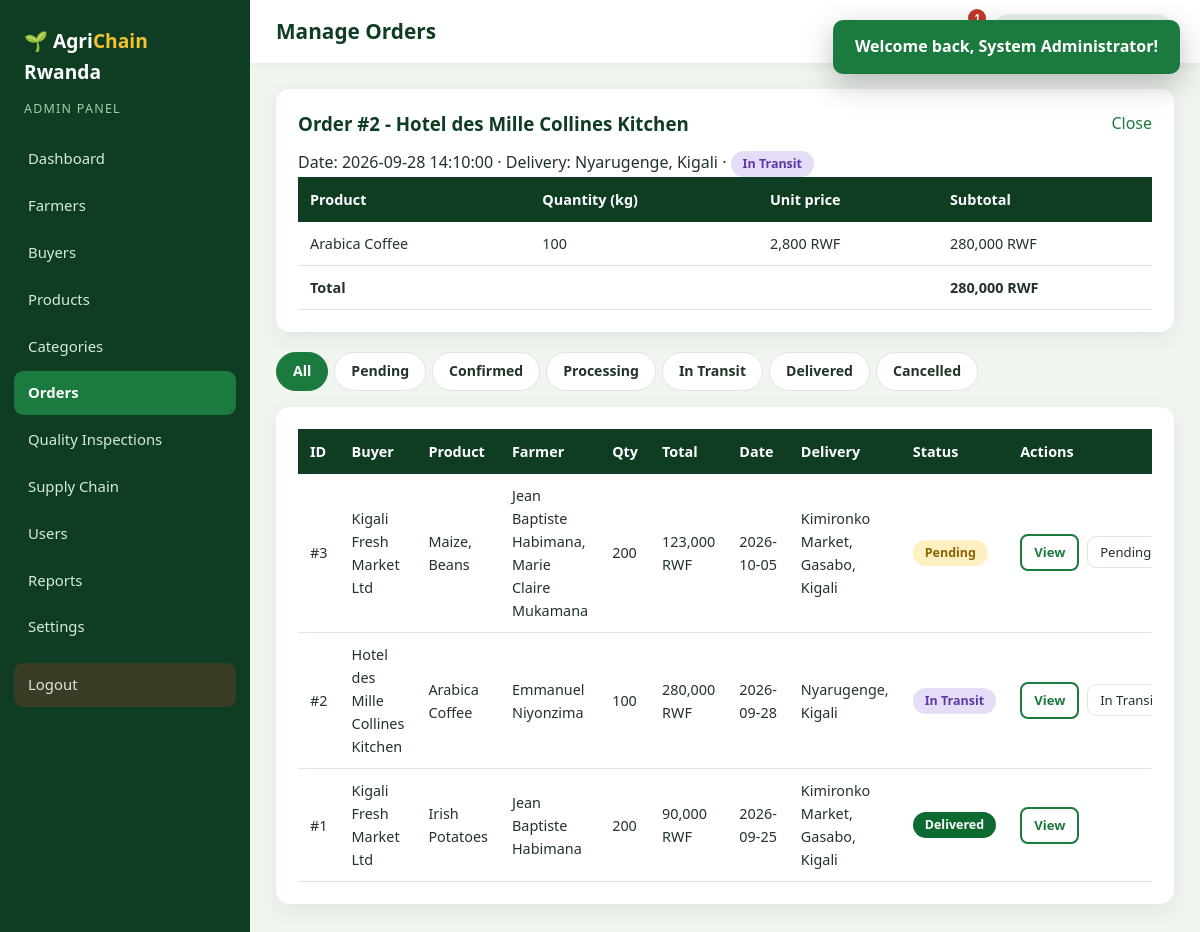
/admin/orders.php?view=2 (signed in), run on the app's committed database.
### tables this page shows
CREATE TABLE orders (
    id INT AUTO_INCREMENT PRIMARY KEY,
    buyer_id INT NOT NULL,
    order_date TIMESTAMP NOT NULL DEFAULT CURRENT_TIMESTAMP,
    delivery_location VARCHAR(150) NOT NULL,
    total_amount DECIMAL(12,2) NOT NULL DEFAULT 0.00,
    status ENUM('Pending','Confirmed','Processing','In Transit','Delivered','Cancelled') NOT NULL DEFAULT 'Pending',
    FOREIGN KEY (buyer_id) REFERENCES buyers(id) ON DELETE CASCADE
);

CREATE TABLE buyers (
    id INT AUTO_INCREMENT PRIMARY KEY,
    user_id INT NOT NULL UNIQUE,
    location_id INT NOT NULL,
    company_name VARCHAR(150) NOT NULL,
    contact_person VARCHAR(120) NOT NULL,
    business_type VARCHAR(80) NOT NULL,
    created_at TIMESTAMP NOT NULL DEFAULT CURRENT_TIMESTAMP,
    FOREIGN KEY (user_id) REFERENCES users(id) ON DELETE CASCADE,
    FOREIGN KEY (location_id) REFERENCES locations(id)
);

CREATE TABLE order_items (
    id INT AUTO_INCREMENT PRIMARY KEY,
    order_id INT NOT NULL,
    product_id INT NOT NULL,
    quantity_kg DECIMAL(10,2) NOT NULL,
    unit_price DECIMAL(10,2) NOT NULL,
    subtotal DECIMAL(12,2) NOT NULL,
    FOREIGN KEY (order_id)   REFERENCES orders(id)   ON DELETE CASCADE,
    FOREIGN KEY (product_id) REFERENCES products(id) ON DELETE CASCADE
);

CREATE TABLE products (
    id INT AUTO_INCREMENT PRIMARY KEY,
    farmer_id INT NOT NULL,
    category_id INT NOT NULL,
    location_id INT NOT NULL,
    name VARCHAR(100) NOT NULL,
    description TEXT NULL,
    quantity_kg DECIMAL(10,2) NOT NULL DEFAULT 0.00,
    price_per_kg DECIMAL(10,2) NOT NULL,
    image VARCHAR(255) NULL,
    quality_grade ENUM('A','B','C','Pending') NOT NULL DEFAULT 'Pending',
    availability ENUM('Available','Low Stock','Sold Out') NOT NULL DEFAULT 'Available',
    created_at TIMESTAMP NOT NULL DEFAULT CURRENT_TIMESTAMP,
    FOREIGN KEY (farmer_id)   REFERENCES farmers(id)    ON DELETE CASCADE,
    FOREIGN KEY (category_id) REFERENCES categories(id),
    FOREIGN KEY (location_id) REFERENCES locations(id)
);

### admin/orders.php (the view, shortened to what this page needs)
<?php
$statuses = ['Pending','Confirmed','Processing','In Transit','Delivered','Cancelled'];
$filter = in_array($_GET['status'] ?? '', $statuses) ? $_GET['status'] : '';
$sql = "SELECT o.*, b.company_name, GROUP_CONCAT(p.name SEPARATOR ', ') AS products, GROUP_CONCAT(DISTINCT fu.full_name SEPARATOR ', ') AS farmers, SUM(oi.quantity_kg) AS qty
        FROM orders o JOIN buyers b ON o.buyer_id=b.id JOIN order_items oi ON oi.order_id=o.id JOIN products p ON oi.product_id=p.id
        JOIN farmers f ON p.farmer_id=f.id JOIN users fu ON f.user_id=fu.id " . ($filter ? "WHERE o.status=? " : "") . "GROUP BY o.id ORDER BY o.id DESC";
$orders = $filter ? db_all($sql, 's', [$filter]) : db_all($sql);
$view = isset($_GET['view']) ? db_one("SELECT o.*, b.company_name FROM orders o JOIN buyers b ON o.buyer_id=b.id WHERE o.id=?", 'i', [(int)$_GET['view']]) : null;
require_once __DIR__ . '/../includes/dash_header.php';
?>
<?php if ($view): $items = db_all("SELECT oi.*, p.name FROM order_items oi JOIN products p ON oi.product_id=p.id WHERE oi.order_id=?", 'i', [$view['id']]); ?>
<div class="panel"><div class="panel-head"><h3>Order #<?= $view['id'] ?> - <?= e($view['company_name']) ?></h3><a href="orders.php">Close</a></div>
<p>Date: <?= e($view['order_date']) ?> &middot; Delivery: <?= e($view['delivery_location']) ?> &middot; <?= status_badge($view['status']) ?></p>
<div class="table-wrap"><table class="table"><thead><tr><th>Product</th><th>Quantity (kg)</th><th>Unit price</th><th>Subtotal</th></tr></thead><tbody>
<?php foreach ($items as $it): ?><tr><td><?= e($it['name']) ?></td><td><?= number_format($it['quantity_kg']) ?></td><td><?= money($it['unit_price']) ?></td><td><?= money($it['subtotal']) ?></td></tr><?php endforeach; ?>
<tr><td colspan="3"><b>Total</b></td><td><b><?= money($view['total_amount']) ?></b></td></tr></tbody></table></div></div>
<?php endif; ?>
<div class="tabs"><a href="orders.php" class="<?= !$filter ? 'active' : '' ?>">All</a><?php foreach ($statuses as $s): ?><a href="?status=<?= urlencode($s) ?>" class="<?= $filter === $s ? 'active' : '' ?>"><?= $s ?></a><?php endforeach; ?></div>
<div class="panel"><div class="table-wrap"><table class="table"><thead><tr><th>ID</th><th>Buyer</th><th>Product</th><th>Farmer</th><th>Qty</th><th>Total</th><th>Date</th><th>Delivery</th><th>Status</th><th>Actions</th></tr></thead><tbody>
<?php foreach ($orders as $o): ?><tr><td>#<?= $o['id'] ?></td><td><?= e($o['company_name']) ?></td><td><?= e($o['products']) ?></td><td><?= e($o['farmers']) ?></td><td><?= number_format($o['qty']) ?></td><td><?= money($o['total_amount']) ?></td><td><?= e(substr($o['order_date'], 0, 10)) ?></td><td><?= e($o['delivery_location']) ?></td><td><?= status_badge($o['status']) ?></td>
<td class="actions"><a class="btn btn-sm btn-outline" href="?view=<?= $o['id'] ?>">View</a>
<?php if (!in_array($o['status'], ['Delivered', 'Cancelled'])): ?><form method="post" class="inline"><select name="status"><?php foreach ($statuses as $s): ?><option <?= $s === $o['status'] ? 'selected' : '' ?>><?= $s ?></option><?php endforeach; ?></select></form><?php endif; ?>
</td></tr><?php endforeach; ?>
</tbody></table></div></div>
<?php require_once __DIR__ . '/../includes/dash_footer.php'; ?>

### includes/functions.php (shortened to what this page needs)
<?php
function db_all($sql, $types = '', $params = []) {
    global $conn;
    $st = $conn->prepare($sql);
    if ($types !== '') { $st->bind_param($types, ...$params); }
    $st->execute();
    $res = $st->get_result();
    return $res ? $res->fetch_all(MYSQLI_ASSOC) : [];
}
function db_one($sql, $types = '', $params = []) {
    $rows = db_all($sql, $types, $params);
    return $rows[0] ?? null;
}
function e($v) { return htmlspecialchars((string)$v, ENT_QUOTES, 'UTF-8'); }
function money($n) { return number_format((float)$n, 0, '.', ',') . ' RWF'; }
function status_badge($s) {
    return '<span class="badge status-' . strtolower(str_replace(' ', '-', $s)) . '">' . e($s) . '</span>';
}

### css/style.css (style rules this page uses)
:root { --green:#1b7a3d; --green-dark:#0f3d24; --green-mid:#2f9e57; --green-light:#e6f3ea; --gold:#f2c230; --blue:#1d6fb8; --bg:#f6f8f3; --white:#fff; --text:#233328; --muted:#6a7a6f; --border:#dde6dc; --danger:#c0392b; --radius:14px; --shadow:0 6px 20px rgba(15,61,36,.08); }
* { box-sizing:border-box;margin:0;padding:0 }
html { scroll-behavior:smooth }
body { font-family:'Segoe UI',system-ui,-apple-system,Roboto,Arial,sans-serif;background:var(--bg);color:var(--text);line-height:1.6 }
a { color:var(--green);text-decoration:none }
h1,h2,h3,h4 { line-height:1.25;color:var(--green-dark) }
.btn { display:inline-block;background:var(--green);color:#fff;border:2px solid var(--green);padding:10px 20px;border-radius:10px;font-weight:600;font-size:.95rem;cursor:pointer;transition:.2s;text-align:center;font-family:inherit }
.btn-sm { padding:6px 12px;font-size:.82rem;border-radius:8px }
.btn-outline { background:transparent;color:var(--green) }
.badge { display:inline-block;padding:3px 12px;border-radius:20px;font-size:.78rem;font-weight:700;white-space:nowrap }
.status-pending { background:#fff0c2;color:#8a6200 }
.status-in-transit { background:#e5dcf7;color:#5b3aa6 }
.status-delivered { background:#0d6b32;color:#fff }
input,select,textarea { width:100%;padding:10px 12px;border:1.5px solid var(--border);border-radius:9px;font-family:inherit;font-size:.95rem;margin-top:5px;background:#fff;color:var(--text) }
.table-wrap { overflow-x:auto }
.table { width:100%;border-collapse:collapse;background:#fff;font-size:.9rem }
.table th { background:var(--green-dark);color:#fff;text-align:left;padding:11px 12px;font-weight:600;white-space:nowrap }
.table td { padding:10px 12px;border-bottom:1px solid var(--border);vertical-align:middle }
.actions { white-space:nowrap }
.actions .btn,.actions form { margin-right:4px }
form.inline { display:inline }
form.inline select { width:auto;padding:5px 8px;margin:0 4px 0 0;font-size:.82rem }
.dash-body { display:flex;min-height:100vh;background:#f1f5f0 }
.panel { background:#fff;border-radius:var(--radius);padding:22px;box-shadow:var(--shadow);margin-bottom:20px }
.panel-head { display:flex;justify-content:space-between;align-items:center;margin-bottom:14px;gap:10px;flex-wrap:wrap }
.panel h3 { margin-bottom:10px }
.panel-head h3 { margin:0 }
.tabs { display:flex;gap:6px;flex-wrap:wrap;margin-bottom:16px }
.tabs a { padding:7px 16px;border-radius:30px;background:#fff;border:1px solid var(--border);font-size:.88rem;font-weight:600;color:var(--text) }
.tabs a.active { background:var(--green);color:#fff;border-color:var(--green) }

### data on the page
orders: id "2", buyer.company_name "Hotel des Mille Collines Kitchen", order_date "2026-09-28 14:10:00", delivery_location "Nyarugenge, Kigali", status "In Transit", total_amount "280,000 RWF", products "Arabica Coffee", farmers "Emmanuel Niyonzima", qty "100", order_date "2026-09-28"
order_items: product.name "Arabica Coffee", quantity_kg "100", unit_price "2,800 RWF", subtotal "280,000 RWF"
orders: id "3", buyer.company_name "Kigali Fresh Market Ltd", products "Maize, Beans", farmers "Jean Baptiste Habimana, Marie Claire Mukamana", qty "200", total_amount "123,000 RWF", order_date "2026-10-05", delivery_location "Kimironko Market, Gasabo, Kigali", status "Pending"
orders: id "1", buyer.company_name "Kigali Fresh Market Ltd", products "Irish Potatoes", farmers "Jean Baptiste Habimana", qty "200", total_amount "90,000 RWF", order_date "2026-09-25", delivery_location "Kimironko Market, Gasabo, Kigali", status "Delivered"

### other printed values
$role "ADMIN"
$m[0] "Dashboard"
$m[0] "Farmers"
$m[0] "Buyers"
$m[0] "Products"
$m[0] "Categories"
$m[0] "Orders"
$m[0] "Quality Inspections"
$m[0] "Supply Chain"
$m[0] "Users"
$m[0] "Reports"
$m[0] "Settings"
$page_title "Manage Orders"
$n "1"
$s "Pending"
